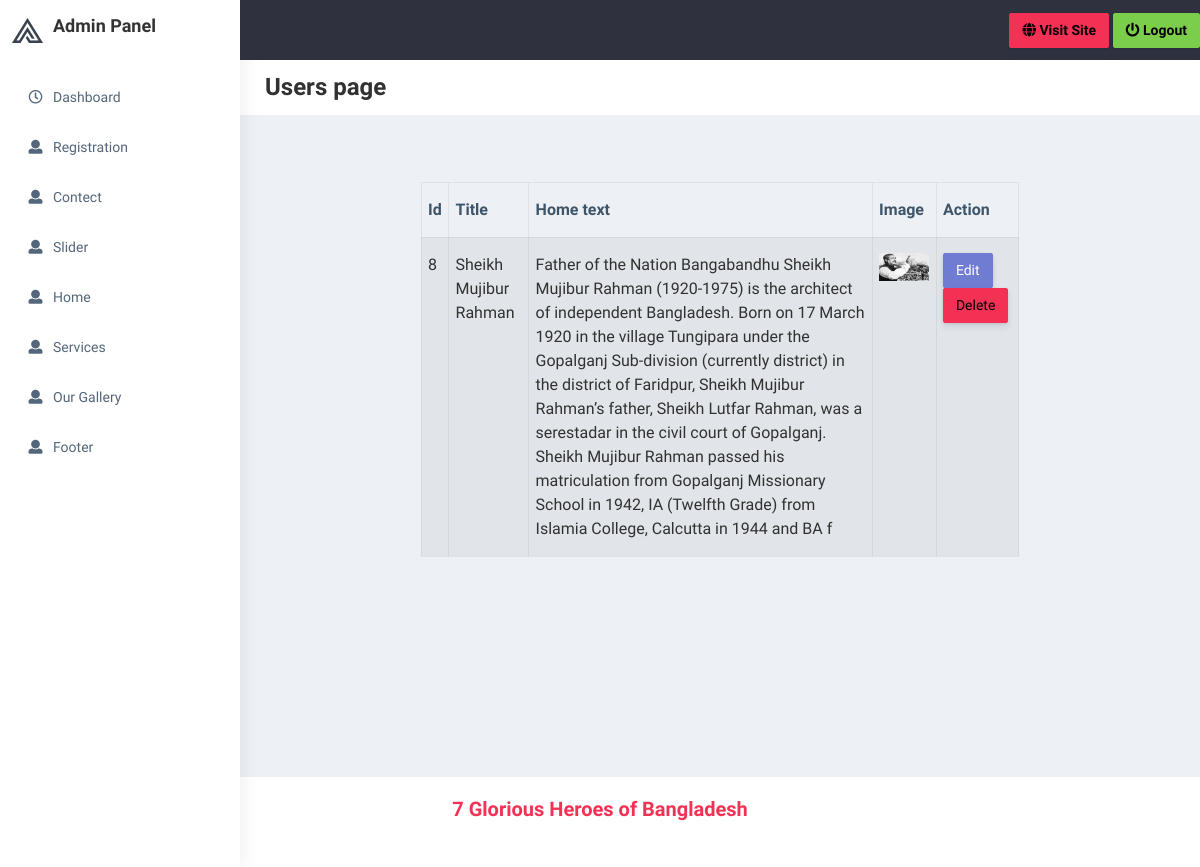
/admin/services_users.php, run on the app's committed database.
### tables this page shows
CREATE TABLE `srevices` (
  `id` int(20) NOT NULL,
  `title` varchar(500) NOT NULL,
  `text` varchar(500) NOT NULL,
  `image` varchar(500) NOT NULL
);

### admin/services_users.php (the view)
<?php include 'include/header.php' ;
include 'include/connection.php';
$sql = "SELECT * FROM srevices";
$result = $db->query($sql);
?>
<div class="page-wrapper">
    <div class="page-breadcrumb bg-white">
        <div class="row align-items-center">
            <div class="col-md-12">
                <h3 class="page-title"> Users page</h3>
            </div>
        </div>
    </div><br><br>
    <div class="container-fluid">
        <div class="row justify-content-center">
            <div class="col-md-8">
                <table class="table table-striped table-bordered table-hover">
                <thead>
                        <th><b>Id</b></th>
                        <th><b>Title</b></th>
                        <th><b>Home text</b></th>
                        <th><b>Image</b></th>
                        <th><b>Action</b></th>
                    </thead>
                    <tbody>
                    <?php while($row = $result->fetch_assoc()): ?>
                      <tr>
                            <td><?php echo $row['id'] ; ?></td>
                            <td><?php echo $row['title'] ; ?></td>
                            <td><?php echo $row['text'] ; ?></td>
                            <td><img src="<?php echo "images/".$row['image'] ; ?>"width="50" alt=""></td>
                        <td>
                            <a href="edit_services.php?id=<?php echo $row['id']; ?>" class="btn btn-primary">Edit</a>
                            <a href="delete_services.php?id=<?php echo $row['id']; ?>" class="btn btn-danger" onclick="return confirm('Are you sure you want to delete this user?')">Delete</a>
                        </td>
                     </tr>
                        <?php endwhile; ?>
                    </tbody>
                </table>
            </div>
        </div>
    </div>
</div>
<?php include 'include/footer.php' ; ?>

### data on the page
srevices: id "8", title "Sheikh Mujibur Rahman", text "Father of the Nation Bangabandhu Sheikh Mujibur Rahman (1920-1975) is the architect of independent Bangladesh. Born on 17 March 1920 in the village Tungipara under the Gopalganj Sub-division (currently district) in the district of Faridpur, Sheikh Mujibur Rahman’s father, Sheikh Lutfar Rahman, was a serestadar in the civil court of Gopalganj. Sheikh Mujibur Rahman passed his matriculation from Gopalganj Missionary School in 1942, IA (Twelfth Grade) from Islamia College, Calcutta in 1944 and BA f", image (picture)
